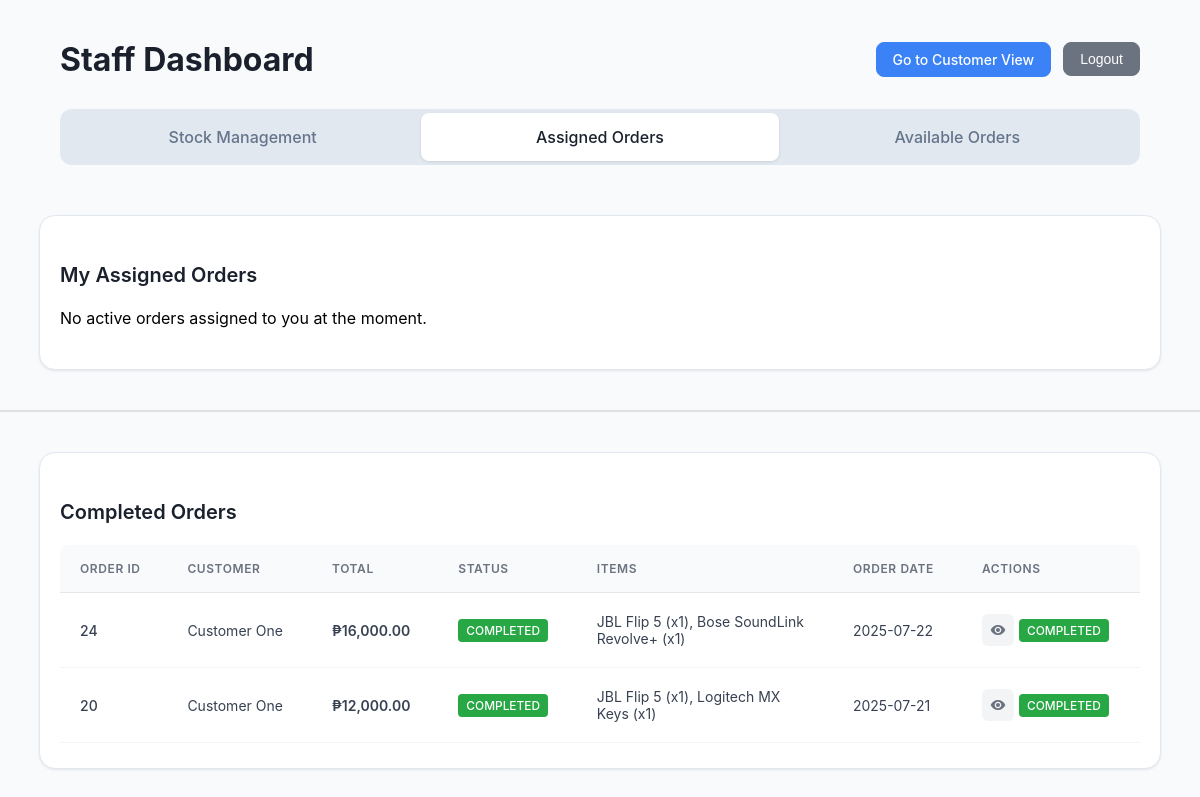
Screenshot of /assigned_orders.php (signed in) with the database file from the repository.
### tables this page shows
CREATE TABLE `orders` (
  `order_id` int(11) NOT NULL AUTO_INCREMENT,
  `user_id` int(11) NOT NULL,
  `order_date` date DEFAULT NULL,
  `totalamt_php` float NOT NULL,
  `order_status` varchar(45) DEFAULT NULL,
  `currency_code` int(11) DEFAULT NULL,
  PRIMARY KEY (`order_id`)
);

### includes/security/auth.php (called while the page is built, shortened)
<?php
if (!function_exists('security_is_logged_in')) {
    function security_is_logged_in(): bool
    {
        return !empty($_SESSION['user_id']);
    }
}
if (!function_exists('security_bootstrap_authenticated_session')) {
    function security_bootstrap_authenticated_session(): void
    {
        static $checked = false;
        if ($checked) {
            return;
        }
        $checked = true;
    }
}
if (!function_exists('security_require_login')) {
    function security_require_login(string $redirect = 'Login.php'): int
    {
        return (int) $_SESSION['user_id'];
    }
}
if (!function_exists('security_get_user_role')) {
    function security_get_user_role(mysqli $conn, int $userId): ?string
    {
        $stmt = $conn->prepare("SELECT user_role FROM users WHERE user_id = ?");
        $stmt->bind_param("i", $userId);
        $stmt->execute();
        $result = $stmt->get_result();
        $user = $result->fetch_assoc();
        return $user['user_role'] ?? null;
    }
}
if (!function_exists('security_require_role')) {
    function security_require_role(
        mysqli $conn,
        string $role,
        string $redirect = 'Login.php',
        ?string $unauthorizedRedirect = null
    ): int
    {
        $userId = security_require_login($redirect);
        $userRole = security_get_user_role($conn, $userId);
        return $userId;
    }
}

### assigned_orders.php (the view, shortened to what this page needs)
<?php
require_once 'includes/security/auth.php';
require_once 'includes/security/admin.php';
$isAjaxAction = $_SERVER['REQUEST_METHOD'] === 'POST'
    && in_array($_POST['action'] ?? '', ['update_status', 'complete_order'], true);
$userId = $isAjaxAction
    ? security_require_role_api($conn, 'Staff')
    : security_require_role($conn, 'Staff', 'Login.php', 'Index.php');
$assignedQuery = "SELECT order_id, status FROM staff_assigned_orders WHERE user_id = ?";
$assignedStmt = $conn->prepare($assignedQuery);
$assignedStmt->bind_param("i", $userId);
$assignedStmt->execute();
$assignedResult = $assignedStmt->get_result();
$assignedOrderIds = [];
$orderStatuses = [];
while ($row = $assignedResult->fetch_assoc()) {
    $assignedOrderIds[] = $row['order_id'];
    $orderStatuses[$row['order_id']] = $row['status'];
}
$activeOrders = [];
$completedOrders = [];
if (!empty($assignedOrderIds)) {
    $orderIds = implode(',', $assignedOrderIds);
    $ordersQuery = "
        SELECT
            o.order_id,
            o.user_id,
            o.order_date,
            o.totalamt_php,
            o.order_status,
            u.first_name,
            u.last_name,
            u.email
        FROM orders o
        JOIN users u ON o.user_id = u.user_id
        WHERE o.order_id IN ($orderIds)
        ORDER BY o.order_date DESC
    ";
    $ordersResult = $conn->query($ordersQuery);
    while ($order = $ordersResult->fetch_assoc()) {
        $itemsQuery = "
            SELECT
                oi.quantity,
                oi.srp_php,
                oi.totalprice_php,
                p.product_name,
                p.description
            FROM order_items oi
            JOIN products p ON oi.product_code = p.product_code
            WHERE oi.order_id = ?
        ";
        $itemsStmt = $conn->prepare($itemsQuery);
        $itemsStmt->bind_param("i", $order['order_id']);
        $itemsStmt->execute();
        $itemsResult = $itemsStmt->get_result();
        $orderItems = [];
        while ($item = $itemsResult->fetch_assoc()) {
            $orderItems[] = [
                'product_name' => $item['product_name'],
                'description' => $item['description'],
                'quantity' => $item['quantity'],
                'unit_price' => $item['srp_php'],
                'total_price' => $item['totalprice_php']
            ];
        }
        $orderData = [
            'order_id' => $order['order_id'],
            'customer' => $order['first_name'] . ' ' . $order['last_name'],
            'email' => $order['email'],
            'total' => $order['totalamt_php'],
            'date' => $order['order_date'],
            'status' => $order['order_status'],
            'assignment_status' => $orderStatuses[$order['order_id']],
            'items' => $orderItems
        ];
        if ($orderStatuses[$order['order_id']] === 'COMPLETED') {
            $completedOrders[] = $orderData;
        } else {
            $activeOrders[] = $orderData;
        }
    }
}
?>
<!DOCTYPE html>
<html>
<head>
    <link rel="stylesheet" href="styles/staff_main.css?v=<?php echo time(); ?>">
    <link rel="stylesheet" href="styles/staff.css">
</head>
<body>
    <div class="dashboard-container">
        <div class="dashboard-header">
            <h1 class="dashboard-title">Staff Dashboard</h1>
            <div class="staff-action-buttons">
                <a href="Index.php" class="staff-btn staff-btn-primary">
                    Go to Customer View
                </a>
                <form method="POST" style="display: inline;">
                    <button type="submit" name="logout" value="1" class="staff-btn staff-btn-secondary"
                            onclick="return confirm('Are you sure you want to logout?');">
                        Logout
                    </button>
                </form>
            </div>
        </div>
            <nav class="tab-navigation">
                <a href="stock_management.php" class="tab-nav-item">Stock Management</a>
                <a href="assigned_orders.php" class="tab-nav-item active">Assigned Orders</a>
                <a href="available_orders.php" class="tab-nav-item">Available Orders</a>
            </nav>
        </div>
        <div class="card orders-section">
            <h2 class="card-title">My Assigned Orders</h2>
            <?php if (empty($activeOrders)): ?>
                <p>No active orders assigned to you at the moment.</p>
            <?php endif; ?>
        </div>
        <?php if (!empty($completedOrders)): ?>
        <div class="section-separator"></div>
        <div class="card orders-section">
            <h2 class="card-title">Completed Orders</h2>
            <table class="stock-table">
                <thead>
                    <tr>
                        <th>Order ID</th>
                        <th>Customer</th>
                        <th>Total</th>
                        <th>Status</th>
                        <th>Items</th>
                        <th>Order Date</th>
                        <th>Actions</th>
                    </tr>
                </thead>
                <tbody>
                    <?php foreach ($completedOrders as $order): ?>
                    <tr>
                        <td class="product-name"><?php echo htmlspecialchars($order['order_id']); ?></td>
                        <td><?php echo htmlspecialchars($order['customer']); ?></td>
                        <td class="price-text">₱<?php echo number_format($order['total'], 2); ?></td>
                        <td><span class="status-badge completed">COMPLETED</span></td>
                        <td class="items-cell">
                            <?php
                            $itemsDisplay = [];
                            foreach ($order['items'] as $item) {
                                $itemsDisplay[] = $item['product_name'] . ' (x' . $item['quantity'] . ')';
                            }
                            echo htmlspecialchars(implode(', ', $itemsDisplay));
                            ?>
                        </td>
                        <td class="category-text"><?php echo htmlspecialchars($order['date']); ?></td>
                        <td>
                            <div class="action-buttons">
                                <button class="action-btn view-btn" title="View Order" onclick="viewOrder('<?php echo $order['order_id']; ?>')">
                                    <svg width="16" height="16" fill="currentColor" viewBox="0 0 24 24">
                                        <path d="M12 4.5C7 4.5 2.73 7.61 1 12c1.73 4.39 6 7.5 11 7.5s9.27-3.11 11-7.5c-1.73-4.39-6-7.5-11-7.5zM12 17c-2.76 0-5-2.24-5-5s2.24-5 5-5 5 2.24 5 5-2.24 5-5 5zm0-8c-1.66 0-3 1.34-3 3s1.34 3 3 3 3-1.34 3-3-1.34-3-3-3z"/>
                                    </svg>
                                </button>
                                <span class="status-badge completed">COMPLETED</span>
                            </div>
                        </td>
                    </tr>
                    <?php endforeach; ?>
                </tbody>
            </table>
        </div>
        <?php endif; ?>
</body>
</html>

### styles/staff_main.css (style rules this page uses)
body { font-family: -apple-system, BlinkMacSystemFont, 'Segoe UI', Roboto, Oxygen, Ubuntu, Cantarell, sans-serif; margin: 0; padding: 0; background-color: #f8fafc; }
.dashboard-container { max-width: 90%; margin: 0 auto; padding: 40px 10px; }
.dashboard-header { display: flex; justify-content: space-between; align-items: center; margin-bottom: 30px; }
.dashboard-title { font-size: 32px; font-weight: 700; color: #1a202c; margin: 0; }
.tab-navigation { display: flex; gap: 0; border-radius: 12px; overflow: hidden; background-color: #e2e8f0; padding: 4px; margin-bottom: 10px; }
.tab-nav-item { flex: 1; padding: 14px 24px; text-align: center; font-weight: 500; color: #64748b; text-decoration: none; border-radius: 8px; transition: all 0.2s ease; }
.tab-nav-item.active { background-color: white; color: #1a202c; box-shadow: 0 1px 3px rgba(0, 0, 0, 0.1); }
.card { background: white; border-radius: 16px; box-shadow: 0 1px 3px rgba(0, 0, 0, 0.06), 0 1px 2px rgba(0, 0, 0, 0.04); border: 1px solid #e2e8f0; margin: 0 auto 40px; max-width: 90%; padding: 25px 20px; }
.card-title { font-size: 20px; font-weight: 600; color: #1a202c; padding: 5px 0; }
.stock-table { width: 100%; border-collapse: separate; border-spacing: 0; }
.stock-table th { background-color: #f8fafc; color: #6b7280; font-size: 12px; font-weight: 600; text-transform: uppercase; letter-spacing: 0.05em; padding: 16px 20px; text-align: left; border-bottom: 1px solid #e5e7eb; }
.stock-table th:first-child { border-top-left-radius: 8px; }
.stock-table th:last-child { border-top-right-radius: 8px; }
.stock-table td { padding: 20px; border-bottom: 1px solid #f1f5f9; font-size: 14px; color: #374151; }
.status-badge { display: inline-flex; align-items: center; padding: 6px 12px; border-radius: 20px; font-size: 12px; font-weight: 500; text-transform: capitalize; }
.product-name { font-weight: 500; color: #1a202c; }
.category-text { color: #6b7280; }
.price-text { font-weight: 600; color: #1a202c; }
.action-buttons { display: flex; gap: 8px; align-items: center; }
.action-btn { display: inline-flex; align-items: center; justify-content: center; width: 32px; height: 32px; border: none; border-radius: 6px; cursor: pointer; transition: all 0.2s ease; background-color: #f3f4f6; color: #6b7280; }
.action-btn svg { width: 16px; height: 16px; }
.staff-action-buttons { display: flex; gap: 12px; }
.staff-btn { padding: 8px 16px; font-size: 14px; font-weight: 500; border: 1px solid #e2e8f0; border-radius: 8px; background: #ffffff; color: #374151; text-decoration: none; transition: all 0.2s ease; cursor: pointer; display: inline-block; white-space: nowrap; }
.staff-btn-primary { background: #3b82f6; border-color: #3b82f6; color: white; }
.staff-btn-secondary { background: #6b7280; border-color: #6b7280; color: white; }

### styles/staff.css (style rules this page uses)
.view-btn { background-color: #f3f4f6; color: #6b7280; border: none; border-radius: 6px; width: 32px; height: 32px; cursor: pointer; transition: all 0.2s ease; display: inline-flex; align-items: center; justify-content: center; }
.items-cell { max-width: 200px; word-wrap: break-word; font-size: 0.9em; }
.status-badge.completed { background-color: #28a745; color: white; padding: 4px 8px; border-radius: 4px; font-size: 0.85em; }
.action-buttons { display: flex; gap: 5px; }
.orders-section { margin-bottom: 30px; }
.section-separator { margin: 40px 0; border-top: 2px solid #e0e0e0; }

### rows the page displays
orders: order_id "24", customer "Customer One", totalamt_php "16,000.00", itemsDisplay "JBL Flip 5 (x1), Bose SoundLink Revolve+ (x1)", order_date "2025-07-22"
orders: order_id "20", customer "Customer One", totalamt_php "12,000.00", itemsDisplay "JBL Flip 5 (x1), Logitech MX Keys (x1)", order_date "2025-07-21"
